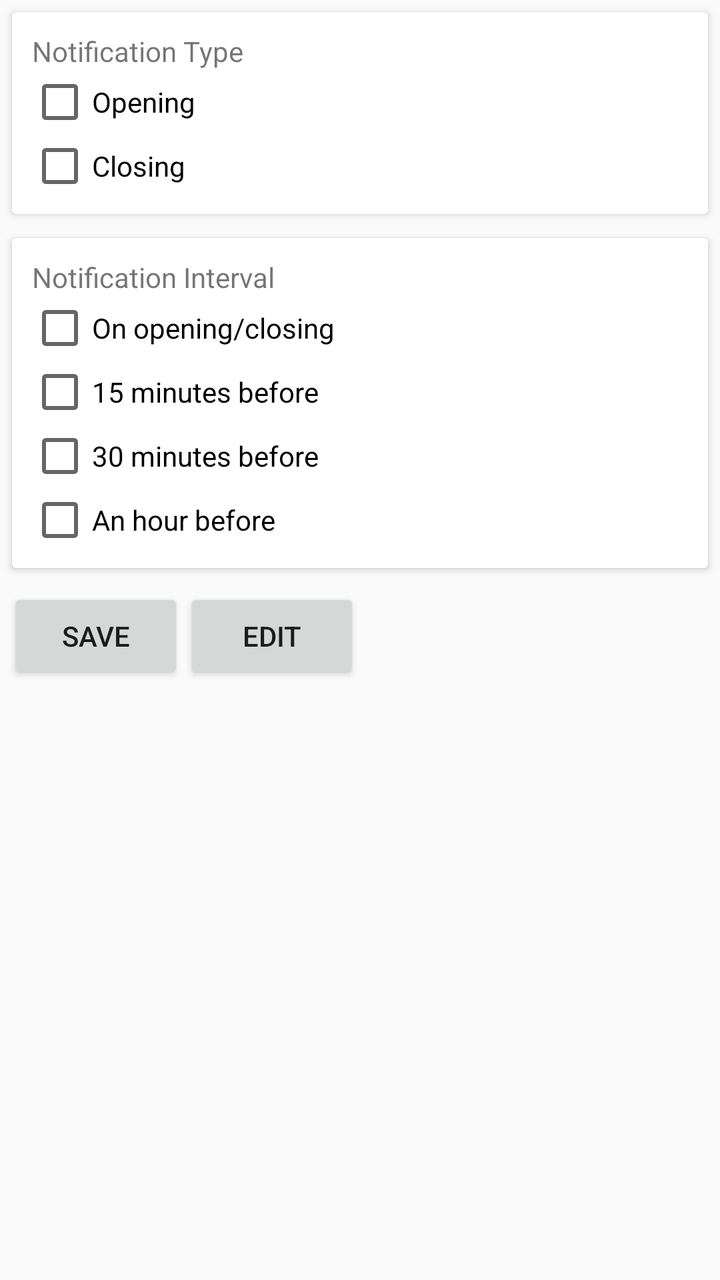
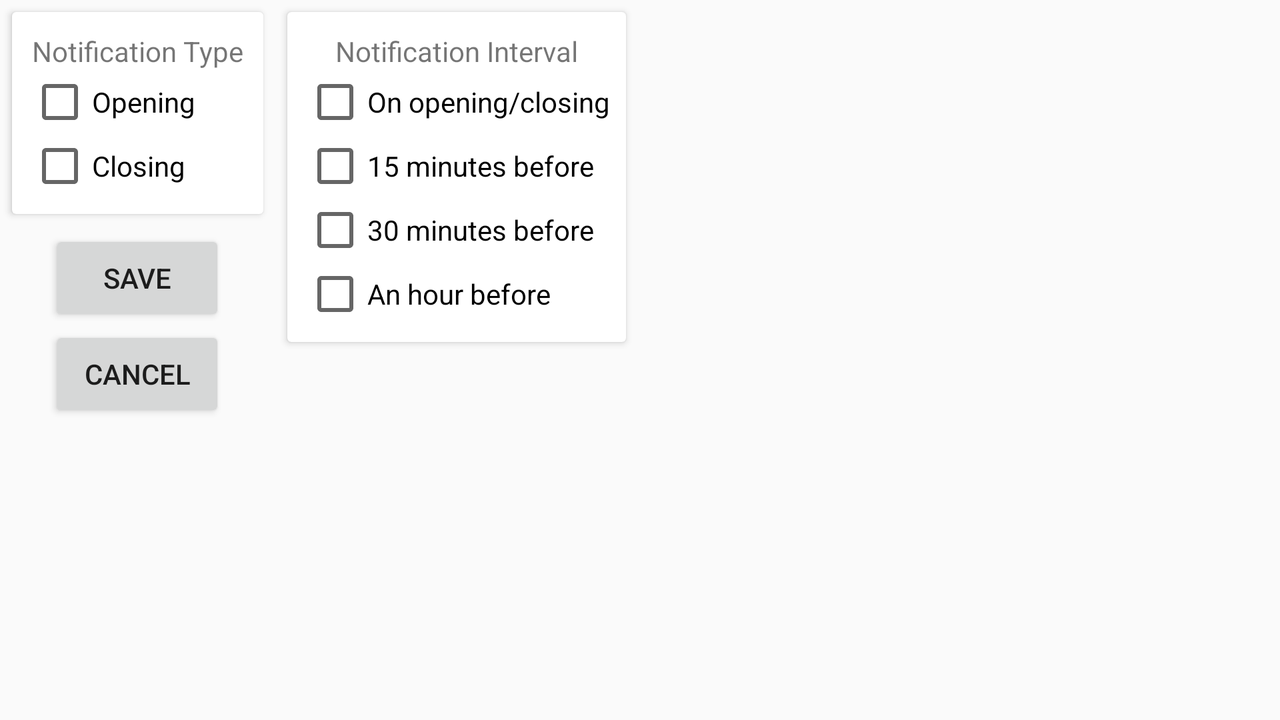

An Android layout and its configuration variant, each rendered on a device that would load it. The default file and the variant file are quoted in full after the pictures.
<!-- AndroidManifest.xml: application theme AppTheme -->
<!-- res/layout/fragment_notification_dialog.xml -->
<?xml version="1.0" encoding="utf-8"?>
<ScrollView xmlns:android="http://schemas.android.com/apk/res/android"
            android:layout_width="match_parent"
            android:layout_height="match_parent">

<LinearLayout android:orientation="vertical"
              android:layout_width="match_parent"
              android:layout_height="match_parent">

    <android.support.v7.widget.CardView
        android:layout_width="match_parent"
        android:layout_height="wrap_content"
        android:elevation="1dp"
        android:layout_margin="6dp">

        <LinearLayout
            android:orientation="vertical"
            android:padding="8dp"
            android:layout_width="match_parent"
            android:layout_height="match_parent">

            <TextView
                android:text="Notification Type"
                android:paddingStart="2dp"
                android:paddingLeft="2dp"
                android:paddingRight="2dp"
                android:paddingTop="2dp"
                android:layout_width="match_parent"
                android:layout_height="wrap_content"/>

            <CheckBox
                android:id="@+id/type_opening_check"
                android:text="Opening"
                android:layout_width="match_parent"
                android:layout_height="wrap_content"/>

            <CheckBox
                android:id="@+id/type_closing_check"
                android:text="Closing"
                android:layout_width="match_parent"
                android:layout_height="wrap_content"/>

        </LinearLayout>

    </android.support.v7.widget.CardView>

    <android.support.v7.widget.CardView
        android:layout_width="match_parent"
        android:layout_height="wrap_content"
        android:elevation="1dp"
        android:layout_margin="6dp">

        <LinearLayout
            android:orientation="vertical"
            android:padding="8dp"
            android:layout_width="match_parent"
            android:layout_height="match_parent">

            <TextView
                android:text="Notification Interval"
                android:paddingStart="2dp"
                android:paddingLeft="2dp"
                android:paddingRight="2dp"
                android:paddingTop="2dp"
                android:layout_width="match_parent"
                android:layout_height="wrap_content"/>

            <CheckBox
                android:id="@+id/interval_on_check"
                android:text="On opening/closing"
                android:layout_width="match_parent"
                android:layout_height="wrap_content"/>

            <CheckBox
                android:id="@+id/interval_15_check"
                android:text="15 minutes before"
                android:layout_width="match_parent"
                android:layout_height="wrap_content"/>

            <CheckBox
                android:id="@+id/interval_30_check"
                android:text="30 minutes before"
                android:layout_width="match_parent"
                android:layout_height="wrap_content"/>

            <CheckBox
                android:id="@+id/interval_hour_check"
                android:text="An hour before"
                android:layout_width="match_parent"
                android:layout_height="wrap_content"/>

        </LinearLayout>

    </android.support.v7.widget.CardView>

    <LinearLayout
        android:orientation="horizontal"
        android:padding="4dp"
        android:layout_width="match_parent"
        android:layout_height="wrap_content">

        <Button
            android:id="@+id/save_button"
            android:text="Save"
            android:layout_width="wrap_content"
            android:layout_height="wrap_content"/>

        <Button
            android:id="@+id/cancel_button"
            android:text="Edit"
            android:layout_width="wrap_content"
            android:layout_height="wrap_content"/>

    </LinearLayout>

</LinearLayout>
</ScrollView>
<!-- resources referenced by this layout -->
<resources>
  <!-- from res/values-v21/ -->
  <style name="AppTheme" parent="Theme.AppCompat.Light.NoActionBar">
          
          <item name="colorPrimary">@color/colorPrimary</item>
          <item name="colorPrimaryDark">@color/colorPrimaryDark</item>
          <item name="colorAccent">@color/colorAccent</item>
          <item name="android:colorControlHighlight">@color/tabButtonPressed</item>
          <item name="android:homeAsUpIndicator">@drawable/ic_arrow_back_white</item>
      </style>
  <color name="colorPrimary">#006633</color>
  <color name="colorPrimaryDark">#015429</color>
  <color name="colorAccent">#FF4081</color>
  <color name="tabButtonPressed">#4b008542</color>
</resources>
<!-- res/layout-land/fragment_notification_dialog.xml (the author's variant of the layout above) -->
<!-- drawn on the phone turned sideways -->
<?xml version="1.0" encoding="utf-8"?>
<ScrollView xmlns:android="http://schemas.android.com/apk/res/android"
            android:layout_width="match_parent"
            android:layout_height="match_parent">

<LinearLayout android:orientation="horizontal"
              android:layout_width="match_parent"
              android:layout_height="match_parent">

    <LinearLayout
        android:orientation="vertical"
        android:layout_width="wrap_content"
        android:layout_height="wrap_content">

        <android.support.v7.widget.CardView
            android:layout_width="wrap_content"
            android:layout_height="wrap_content"
            android:elevation="1dp"
            android:layout_margin="6dp">

            <LinearLayout
                android:orientation="vertical"
                android:padding="8dp"
                android:layout_width="match_parent"
                android:layout_height="match_parent">

                <TextView
                    android:text="Notification Type"
                    android:paddingStart="2dp"
                    android:paddingLeft="2dp"
                    android:paddingRight="2dp"
                    android:paddingTop="2dp"
                    android:layout_width="match_parent"
                    android:layout_height="wrap_content"/>

                <CheckBox
                    android:id="@+id/type_opening_check"
                    android:text="Opening"
                    android:layout_width="match_parent"
                    android:layout_height="wrap_content"/>

                <CheckBox
                    android:id="@+id/type_closing_check"
                    android:text="Closing"
                    android:layout_width="match_parent"
                    android:layout_height="wrap_content"/>

            </LinearLayout>

        </android.support.v7.widget.CardView>

        <LinearLayout
            android:orientation="vertical"
            android:paddingTop="2dp"
            android:paddingBottom="4dp"
            android:layout_width="match_parent"
            android:layout_height="wrap_content">

            <Button
                android:id="@+id/save_button"
                android:layout_gravity="center_horizontal"
                android:text="Save"
                android:layout_width="wrap_content"
                android:layout_height="wrap_content"/>

            <Button
                android:id="@+id/cancel_button"
                android:layout_gravity="center_horizontal"
                android:text="Cancel"
                android:layout_width="wrap_content"
                android:layout_height="wrap_content"/>

        </LinearLayout>

    </LinearLayout>

    <android.support.v7.widget.CardView
        android:layout_width="wrap_content"
        android:layout_height="wrap_content"
        android:elevation="1dp"
        android:layout_margin="6dp">

        <LinearLayout
            android:orientation="vertical"
            android:padding="8dp"
            android:layout_width="match_parent"
            android:layout_height="match_parent">

            <TextView
                android:text="Notification Interval"
                android:textAlignment="center"
                android:paddingStart="2dp"
                android:paddingLeft="2dp"
                android:paddingRight="2dp"
                android:paddingTop="2dp"
                android:layout_width="match_parent"
                android:layout_height="wrap_content"/>

            <CheckBox
                android:id="@+id/interval_on_check"
                android:text="On opening/closing"
                android:layout_width="match_parent"
                android:layout_height="wrap_content"/>

            <CheckBox
                android:id="@+id/interval_15_check"
                android:text="15 minutes before"
                android:layout_width="match_parent"
                android:layout_height="wrap_content"/>

            <CheckBox
                android:id="@+id/interval_30_check"
                android:text="30 minutes before"
                android:layout_width="match_parent"
                android:layout_height="wrap_content"/>

            <CheckBox
                android:id="@+id/interval_hour_check"
                android:text="An hour before"
                android:layout_width="match_parent"
                android:layout_height="wrap_content"/>

        </LinearLayout>

    </android.support.v7.widget.CardView>

</LinearLayout>
</ScrollView>
